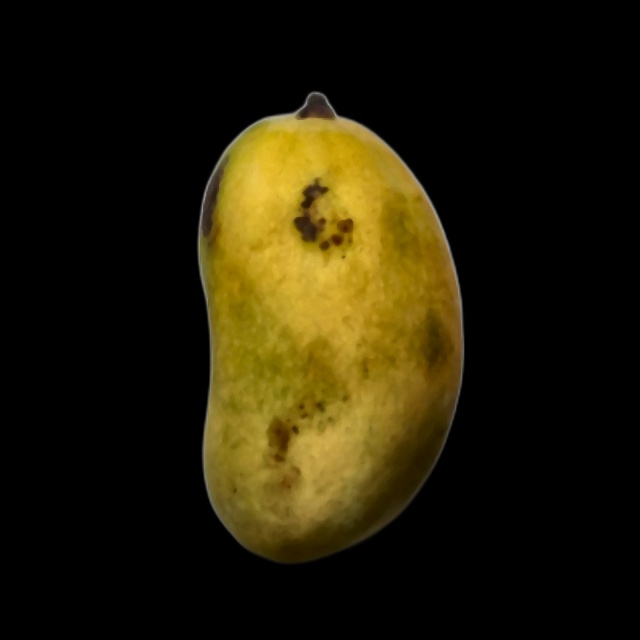
#> input picture cleaned_data/fully_ripe/IMG20200717083440.jpg, 640 x 640 px; its folder holds only this picture in this run
$ jupyter execute --allow-errors texture_analysis_kb.ipynb   (older library calls are emulated)
#> lines starting #> are read from the running program, lines starting #| are printed output that depends on the picture; after the words box and inside, x2 and y2 are one past the last pixel; in counts of white or black regions, pixels touching at a corner belong together
#> further down, sample_img is the input picture: shape (640, 640, 3); mean B, G, R 6.6, 28.5, 35
# 🧱 Texture & Surface Feature Analysis for Mango Ripeness Assessment
### Course: BMDS2133 Image Processing | Assignment Mode A: Comparative & Enhancement Study
**Developer:** Wong Kai Bin (kb)
**Module:** Texture & Surface Analysis (Mode A Comparative & Enhancement Framework)
**Academic Requirement:** Implementation and benchmarking of 4 distinct classical image processing texture feature extraction algorithms, directional spatial sensitivity analysis, and an Enhanced Multi-Descriptor Hybrid Texture Pipeline.

---

### Overview of Mode A Framework:
1. **Multi-Algorithm Implementation (4 Baselines):**
   * **Baseline 1:** First-Order Statistical Intensity Moments (Histogram-based Texture)
   * **Baseline 2:** Spatial Texture Gradient & Surface Roughness Filtering (Sobel Spatial Frequency)
   * **Baseline 3:** Directional Gray Level Co-occurrence Matrix (GLCM Haralick Descriptors across 4 angles)
   * **Baseline 4:** Local Binary Patterns (Uniform Invariant LBP Micro-Structure)
2. **Directional & Spatial Sensitivity Study:** Quantitative ablation comparing individual GLCM orientations ($0^\circ, 45^\circ, 90^\circ, 135^\circ$) versus rotation-invariant averaging.
3. **Proposed Enhanced Hybrid Pipeline:** Multi-Descriptor Texture Fusion combining 2nd-order spatial co-occurrence (GLCM), invariant micro-topology (LBP), and spatial roughness gradients.
4. **Mode A Table 2.1 Comparative Benchmark:** Quantitative evaluation across all 4 baselines and the enhanced hybrid method.
5. **Prototype Integration & Serialization:** Exporting production-ready models and feature matrices to `output/texture_based/`.

## 1. [Configuration] Environment Setup & Parameters

[cell 1]
import os
import glob
import time
import warnings
warnings.filterwarnings('ignore')
from pathlib import Path

import cv2
import numpy as np
import pandas as pd
import matplotlib.pyplot as plt
import seaborn as sns
import joblib
from scipy import stats
from tqdm import tqdm

from skimage.feature import graycomatrix, graycoprops, local_binary_pattern
from sklearn.preprocessing import StandardScaler
from sklearn.neighbors import KNeighborsClassifier
from sklearn.metrics import accuracy_score, classification_report, confusion_matrix, f1_score

# Set plotting style
sns.set_theme(style='whitegrid')
plt.rcParams['font.family'] = 'DejaVu Sans'
plt.rcParams['font.size'] = 10

# Locate project directory robustly
NOTEBOOK_DIR = Path(os.getcwd())
if NOTEBOOK_DIR.name == 'notebooks':
    ROOT = NOTEBOOK_DIR.parent
else:
    ROOT = NOTEBOOK_DIR

DATASET_ROOT = ROOT / 'cleaned_data'
OUTPUT_DIR = ROOT / 'output' / 'texture_based'
OUTPUT_DIR.mkdir(parents=True, exist_ok=True)

# Ripeness classes & Label mapping
CLASSES = ['unripe', 'fully_ripe', 'overripe']
LABEL_MAP = {cls_name: i for i, cls_name in enumerate(CLASSES)}

# GLCM & LBP Hyperparameters
GLCM_DISTANCES = [1]
GLCM_ANGLES = [0, np.pi/4, np.pi/2, 3*np.pi/4]
ANGLE_NAMES = ['0_deg', '45_deg', '90_deg', '135_deg']
LBP_P = 8
LBP_R = 1
LBP_METHOD = 'uniform'

print(f"[Configuration] Dataset root : {DATASET_ROOT}")
print(f"[Configuration] Output dir   : {OUTPUT_DIR}")
print(f"[Configuration] Classes      : {CLASSES}")

## 2. [Dataset Inspection] Verification of Class Distributions
Verifying image counts across the standardized `cleaned_data` directory structure (Train & Test splits).

[cell 2]
dataset_summary = []
for split in ['train', 'test']:
    for cls in CLASSES:
        folder = DATASET_ROOT / split / cls
        paths = list(folder.glob('*.*'))
        dataset_summary.append({
            'Split': split,
            'Ripeness Stage': cls,
            'Image Count': len(paths)
        })

df_summary = pd.DataFrame(dataset_summary)
print("[Dataset Inspection] Summary Distribution Table:")
display(df_summary)

total_train = df_summary[df_summary['Split'] == 'train']['Image Count'].sum()
total_test = df_summary[df_summary['Split'] == 'test']['Image Count'].sum()
print(f"Total Samples: {total_train + total_test} (Train: {total_train}, Test: {total_test})")

## 3. [Preprocessing] Fruit Mask Segmentation & ROI Isolation
Segmenting the foreground mango from pure black background pixels to prevent background zeros from distorting texture matrices.

[cell 3]
def get_fruit_mask(img_bgr, thresh=20):
    """Extract and clean foreground mango mask from black background."""
#> called with thresh = 20
    gray = cv2.cvtColor(img_bgr, cv2.COLOR_BGR2GRAY)
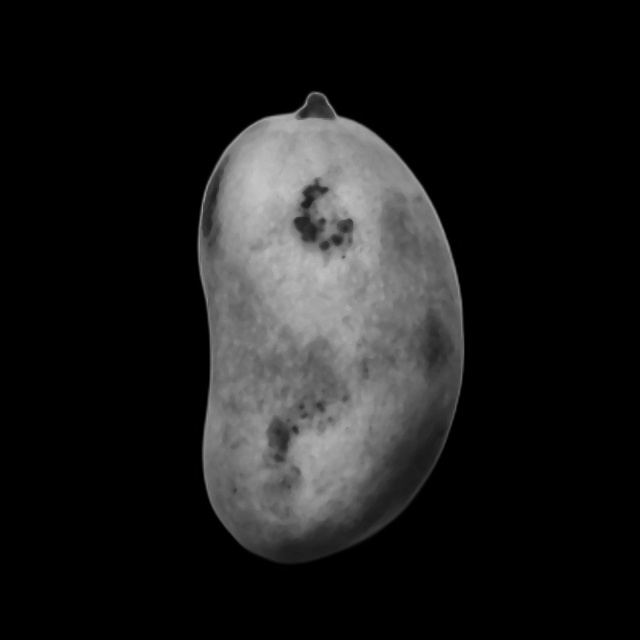
#> gray: shape (640, 640); min 0, max 197, mean 27.9
    mask = (gray > thresh).astype(np.uint8) * 255
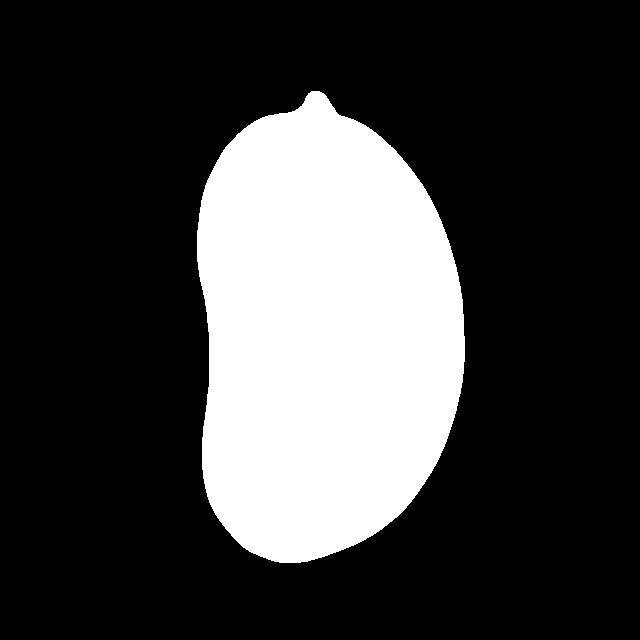
#> mask: shape (640, 640); 24.1% white; 1 white region, box (x1, y1, x2, y2) and area: (197, 91, 465, 563) 98695
    se = cv2.getStructuringElement(cv2.MORPH_ELLIPSE, (5, 5))
    mask = cv2.morphologyEx(mask, cv2.MORPH_OPEN, se)
#> mask: shape (640, 640); 24.1% white; 1 white region, box (x1, y1, x2, y2) and area: (197, 91, 465, 563) 98694
    mask = cv2.morphologyEx(mask, cv2.MORPH_CLOSE, se)
    return mask

# Verify masking on a sample image
sample_img = cv2.imread(str(sorted((DATASET_ROOT / 'test' / 'fully_ripe').glob('*.jpg'))[0]))
sample_mask = get_fruit_mask(sample_img)
sample_gray = cv2.cvtColor(sample_img, cv2.COLOR_BGR2GRAY)
sample_fruit_px = sample_gray[sample_mask > 0]

print(f"[Preprocessing] Sample dimensions: {sample_img.shape}")
#| [Preprocessing] Sample dimensions: (640, 640, 3)
print(f"[Preprocessing] Foreground fruit pixels: {len(sample_fruit_px):,} / {sample_img.shape[0]*sample_img.shape[1]:,}")
#| [Preprocessing] Foreground fruit pixels: 98,695 / 409,600

## 4. [Methodology] Formulation of 4 Distinct Baseline Image Processing Algorithms

Four classical image processing paradigms are formulated for surface texture characterization:

---

### Algorithm 1 (Baseline 1): First-Order Statistical Intensity Moments (Histogram-based)
Treats surface texture as global intensity probability density $P(g)$:
* **Mean ($\mu$):** Average brightness $\sum g P(g)$
* **Variance ($\sigma^2$):** Intensity spread $\sum (g - \mu)^2 P(g)$
* **Skewness ($S$):** Asymmetry of surface tone $\frac{1}{\sigma^3} \sum (g - \mu)^3 P(g)$
* **Kurtosis ($K$):** Peakedness / tail heaviness $\frac{1}{\sigma^4} \sum (g - \mu)^4 P(g)$
* **Entropy ($H$):** Information content $-\sum P(g) \log_2 P(g)$

---

### Algorithm 2 (Baseline 2): Spatial Texture Gradient & Surface Roughness (Sobel)
Quantifies tactile micro-roughness via spatial frequency convolution:
* **Gradient Magnitude:** $G(x,y) = \sqrt{G_x^2 + G_y^2}$
* **Surface Roughness Index:** Mean magnitude across fruit pixels $\mu_G$
* **Gradient Variance:** Spatial variance of gradient transitions $\sigma_G^2$
* **High-Gradient Area Ratio:** Percentage of exocarp exhibiting high spatial frequency ($G > 25$)
* **Laplacian Sharpness:** Variance of Laplacian $\nabla^2 I$

---

### Algorithm 3 (Baseline 3): Directional Gray Level Co-occurrence Matrix (GLCM Haralick)
Computes 2nd-order joint spatial distribution $P(i,j | d=1, \theta)$:
* **Contrast:** $\sum |i-j|^2 P(i,j)$ (local roughness)
* **Correlation:** Linear gray-level dependence
* **Energy / ASM:** $\sum P(i,j)^2$ (uniformity/smoothness)
* **Homogeneity / IDM:** $\sum \frac{P(i,j)}{1+|i-j|}$

---

### Algorithm 4 (Baseline 4): Local Binary Patterns (Uniform Invariant LBP)
Circularly symmetric micro-structure operator ($P=8, R=1$, uniform):
* **LBP Mean:** Average micro-pattern code
* **LBP Variance:** Micro-topological roughness
* **LBP Pattern Entropy:** Shannon entropy of uniform pattern histogram

[cell 4]
# Algorithm 1: First-Order Histogram Moments
def run_alg1_first_order(gray, mask):
    """Extract 5 first-order statistical moments from fruit intensity histogram."""
    px = gray[mask > 0].astype(np.float64)
    if len(px) == 0:
        return {'fo_mean': 0.0, 'fo_var': 0.0, 'fo_skew': 0.0, 'fo_kurt': 0.0, 'fo_entropy': 0.0}

    counts, _ = np.histogram(px, bins=256, range=(0, 256), density=True)
    counts = counts[counts > 0]
    ent = -float(np.sum(counts * np.log2(counts)))

    return {
        'fo_mean': float(np.mean(px)),
        'fo_var': float(np.var(px)),
        'fo_skew': float(stats.skew(px)),
        'fo_kurt': float(stats.kurtosis(px)),
        'fo_entropy': ent
    }

# Algorithm 2: Sobel
def run_alg2_spatial_gradient(gray, mask):
    """Extract 4 spatial gradient and micro-roughness metrics."""
    denoised = cv2.medianBlur(gray, 3)
    sobel_x = cv2.Sobel(denoised, cv2.CV_64F, 1, 0, ksize=3)
    sobel_y = cv2.Sobel(denoised, cv2.CV_64F, 0, 1, ksize=3)
    sobel = np.sqrt(sobel_x**2 + sobel_y**2)

    laplacian = cv2.Laplacian(denoised, cv2.CV_64F)

    fruit_grad = sobel[mask > 0]
    fruit_lap = laplacian[mask > 0]

    if len(fruit_grad) == 0:
        return {'grad_mean_roughness': 0.0, 'grad_variance': 0.0, 'grad_high_ratio': 0.0, 'laplacian_var': 0.0}, sobel

    high_grad_count = np.sum(fruit_grad > 25.0)
    high_grad_ratio = float(high_grad_count / len(fruit_grad) * 100.0)

    metrics = {
        'grad_mean_roughness': float(np.mean(fruit_grad)),
        'grad_variance': float(np.var(fruit_grad)),
        'grad_high_ratio': high_grad_ratio,
        'laplacian_var': float(np.var(fruit_lap))
    }
    return metrics, sobel

# Algorithm 3: Directional Gray Level Co-occurrence Matrix (GLCM)
def run_alg3_directional_glcm(gray, mask, angles=GLCM_ANGLES):
    """Extract 4 GLCM features (Contrast, Correlation, Energy, Homogeneity)."""
    masked_gray = cv2.bitwise_and(gray, gray, mask=mask)
    glcm = graycomatrix(masked_gray, distances=GLCM_DISTANCES,
                        angles=angles, levels=256,
                        symmetric=True, normed=False)
    # Zero-out background pairs at level 0
    glcm[0, :, :, :] = 0
    glcm[:, 0, :, :] = 0
    total = glcm.sum()
    if total > 0:
        glcm = glcm.astype(np.float64) / total

    return {
        'glcm_contrast': float(np.mean(graycoprops(glcm, 'contrast'))),
        'glcm_correlation': float(np.mean(graycoprops(glcm, 'correlation'))),
        'glcm_energy': float(np.mean(graycoprops(glcm, 'energy'))),
        'glcm_homogeneity': float(np.mean(graycoprops(glcm, 'homogeneity')))
    }, glcm

# Algorithm 4: Local Binary Patterns (LBP)
def run_alg4_lbp(gray, mask, P=LBP_P, R=LBP_R):
    """Extract 3 uniform LBP statistics (Mean, Variance, Shannon Entropy)."""
    lbp = local_binary_pattern(gray, P=P, R=R, method=LBP_METHOD)
    fruit_lbp = lbp[mask > 0]

    if len(fruit_lbp) == 0:
        return {'lbp_mean': 0.0, 'lbp_variance': 0.0, 'lbp_entropy': 0.0}, lbp

    n_bins = int(lbp.max() + 1)
    hist, _ = np.histogram(fruit_lbp, bins=n_bins, range=(0, n_bins), density=True)
    hist = hist[hist > 0]
    entropy = -float(np.sum(hist * np.log2(hist)))

    metrics = {
        'lbp_mean': float(np.mean(fruit_lbp)),
        'lbp_variance': float(np.var(fruit_lbp)),
        'lbp_entropy': entropy
    }
    return metrics, lbp

## 5. [Visualization] Visual Comparison Across the 4 Texture Baselines
Visualizing intermediate transformations for representative samples from each ripeness stage (`unripe`, `fully_ripe`, `overripe`) across all 4 baseline techniques.

[cell 5]
fig, axes = plt.subplots(len(CLASSES), 5, figsize=(20, 4.2 * len(CLASSES)))
plt.subplots_adjust(wspace=0.15, hspace=0.28)

#> (the rest of this cell did not finish here and is left out)

## 6. [Ablation Study] GLCM Directional Sensitivity vs. Rotation Invariance
Investigating the directional dependency of GLCM features across orientations ($0^\circ, 45^\circ, 90^\circ, 135^\circ$) versus rotation-invariant averaging.

[cell 6]
directional_results = []

#> (the rest of this cell did not finish here and is left out)

## 7. [Benchmark Evaluation] Quantitative Comparison of Baseline Algorithms (Mode A Table 2.1)
Extracting features across the dataset for all 4 baseline algorithms and measuring accuracy, F1-score, and per-image execution latency under a standardized evaluator classifier.

[cell 7]
baseline_algorithms = {
    'Baseline 1: First-Order Moments (Histogram)': lambda g, m: run_alg1_first_order(g, m),
    'Baseline 2: Spatial Gradient (Sobel Roughness)': lambda g, m: run_alg2_spatial_gradient(g, m)[0],
    'Baseline 3: Directional GLCM (Haralick)': lambda g, m: run_alg3_directional_glcm(g, m)[0],
    'Baseline 4: Local Binary Patterns (LBP)': lambda g, m: run_alg4_lbp(g, m)[0]
}

def extract_dataset_baseline(alg_func, split):
    rows = []
    t0 = time.time()
    for cls in CLASSES:
        folder = DATASET_ROOT / split / cls
        files = sorted(list(folder.glob('*.jpg')) + list(folder.glob('*.png')))
        for p in files:
            img = cv2.imread(str(p))
            if img is None: continue
            mask = get_fruit_mask(img)
            gray = cv2.cvtColor(img, cv2.COLOR_BGR2GRAY)
            feats = alg_func(gray, mask)
            rows.append({'label': LABEL_MAP[cls], 'filename': p.name, **feats})
    lat_ms = ((time.time() - t0) / len(rows)) * 1000.0 if rows else 0.0
    return pd.DataFrame(rows), lat_ms

print("[Process] Running Comparative Feature Extraction on all 4 Baselines...")
benchmark_results = []
baseline_datasets = {}

#> (the rest of this cell did not finish here and is left out)

    baseline_datasets[name] = (df_tr, df_te)

    feature_cols = [c for c in df_tr.columns if c not in ['label', 'filename']]
    scaler = StandardScaler()
    X_tr = scaler.fit_transform(df_tr[feature_cols].values)
    X_te = scaler.transform(df_te[feature_cols].values)
    y_tr = df_tr['label'].values
    y_te = df_te['label'].values

    clf = KNeighborsClassifier(n_neighbors=5)
    clf.fit(X_tr, y_tr)

    y_pred_tr = clf.predict(X_tr)
    y_pred_te = clf.predict(X_te)

    tr_acc = accuracy_score(y_tr, y_pred_tr) * 100.0
    te_acc = accuracy_score(y_te, y_pred_te) * 100.0
    f1 = f1_score(y_te, y_pred_te, average='macro') * 100.0

    benchmark_results.append({
        'Algorithm / Method': name,
        'Train Accuracy (%)': round(tr_acc, 2),
        'Test Accuracy (%)': round(te_acc, 2),
        'Macro F1-Score (%)': round(f1, 2),
        'Latency (ms/img)': round(lat_te, 2)
    })

df_bench = pd.DataFrame(benchmark_results)
print("[Displaying] Mode A Table 2.1: Baseline Comparison Benchmark:")
display(df_bench)

# Bar chart visualization
fig, axes = plt.subplots(1, 2, figsize=(16, 5))
sns.barplot(data=df_bench, x='Algorithm / Method', y='Test Accuracy (%)', hue='Algorithm / Method', ax=axes[0], palette='Blues_r', legend=False)
axes[0].set_title("Test Accuracy Across Texture Baselines", fontsize=12, fontweight='bold')
axes[0].set_xticklabels(axes[0].get_xticklabels(), rotation=20, ha='right')
axes[0].set_ylim(0, 105)
axes[0].axhline(85, color='red', linestyle='--', label='Target Accuracy (85%)')
axes[0].legend()

sns.barplot(data=df_bench, x='Algorithm / Method', y='Latency (ms/img)', hue='Algorithm / Method', ax=axes[1], palette='Greens_r', legend=False)
axes[1].set_title("Per-Image Processing Latency (ms)", fontsize=12, fontweight='bold')
axes[1].set_xticklabels(axes[1].get_xticklabels(), rotation=20, ha='right')
axes[1].axhline(200, color='red', linestyle='--', label='Max Target Latency (200 ms)')
axes[1].legend()

plt.suptitle("Figure 7.1: Quantitative Comparison of 4 Baseline Texture Algorithms", y=1.02, fontsize=14, fontweight='bold')
plt.tight_layout()
plt.show()

## 8. [Enhancement & Hybrid Pipeline] Development of Enhanced Multi-Descriptor Method

### Algorithmic Innovations & Hybrid Formulation:
Based on our comparative evaluation:
1. **GLCM (Baseline 3)** provides essential 2nd-order spatial joint statistics across distances.
2. **LBP (Baseline 4)** provides illumination-invariant micro-topological surface patterns.
3. **Sobel Gradient (Baseline 2)** contributes exocarp tactile roughness.

We formulate the **Enhanced Multi-Descriptor Texture Fusion Pipeline**:
$$\mathbf{F}_{\text{enhanced}} = \left[ \text{Contrast}_{\text{GLCM}}, \text{Correlation}_{\text{GLCM}}, \text{Energy}_{\text{GLCM}}, \text{Homogeneity}_{\text{GLCM}}, \mu_{\text{LBP}}, \sigma^2_{\text{LBP}}, H_{\text{LBP}}, \mu_{\text{Sobel}} \right]^T$$

[cell 8]
def run_enhanced_texture_pipeline(img_bgr):
    """Enhanced Multi-Descriptor Texture Fusion Pipeline."""
    mask = get_fruit_mask(img_bgr)
    gray = cv2.cvtColor(img_bgr, cv2.COLOR_BGR2GRAY)

    glcm_m, _ = run_alg3_directional_glcm(gray, mask)
    lbp_m, lbp_map = run_alg4_lbp(gray, mask)
    grad_m, sobel_map = run_alg2_spatial_gradient(gray, mask)

    fused_feats = {
        'glcm_contrast': glcm_m['glcm_contrast'],
        'glcm_correlation': glcm_m['glcm_correlation'],
        'glcm_energy': glcm_m['glcm_energy'],
        'glcm_homogeneity': glcm_m['glcm_homogeneity'],
        'lbp_mean': lbp_m['lbp_mean'],
        'lbp_variance': lbp_m['lbp_variance'],
        'lbp_entropy': lbp_m['lbp_entropy'],
        'surface_roughness': grad_m['grad_mean_roughness']
    }
    return fused_feats, mask, gray, lbp_map, sobel_map

# Extract Enhanced Features across Dataset
print("[Process] Extracting Enhanced Multi-Descriptor Features...")
def extract_enhanced_dataset(split):
    rows = []
    t0 = time.time()
    for cls in CLASSES:
        folder = DATASET_ROOT / split / cls
        files = sorted(list(folder.glob('*.jpg')) + list(folder.glob('*.png')))
        for p in tqdm(files, desc=f"Extracting [{split} - {cls}]"):
            img = cv2.imread(str(p))
            if img is None: continue
            feats, _, _, _, _ = run_enhanced_texture_pipeline(img)
            rows.append({'filename': p.name, 'class': cls, 'train_or_test': split, **feats})
    lat = ((time.time() - t0) / len(rows)) * 1000.0 if rows else 0.0
    return pd.DataFrame(rows), lat

df_train_enh, lat_tr_enh = extract_enhanced_dataset('train')
#> df_train_enh = table of 2 rows and 11 columns; lat_tr_enh = 211.1
df_test_enh, lat_te_enh = extract_enhanced_dataset('test')
#> df_test_enh = table of 2 rows and 11 columns; lat_te_enh = 94.4

FEATURE_COLS = [
    'glcm_contrast', 'glcm_correlation', 'glcm_energy', 'glcm_homogeneity',
    'lbp_mean', 'lbp_variance', 'lbp_entropy', 'surface_roughness'
]

# Train Final Enhanced Classifier
scaler_enh = StandardScaler()
X_tr_enh = scaler_enh.fit_transform(df_train_enh[FEATURE_COLS].values)
X_te_enh = scaler_enh.transform(df_test_enh[FEATURE_COLS].values)
y_tr_enh = df_train_enh['class'].map(LABEL_MAP).values
#> y_tr_enh = [1, 2]
y_te_enh = df_test_enh['class'].map(LABEL_MAP).values
#> y_te_enh = [1, 2]

final_model = KNeighborsClassifier(n_neighbors=5)
final_model.fit(X_tr_enh, y_tr_enh)

#> (the rest of this cell did not finish here and is left out)

## 9. [Feature Distribution Analysis] Class Separation Statistics & Boxplots
Analyzing descriptive statistics (Mean $\pm$ Std) and feature separability across ripeness stages for all 8 enhanced texture descriptors.

[cell 9]
stats_table = df_train_enh.groupby('class')[FEATURE_COLS].agg(['mean', 'std']).round(3)
#> stats_table = table of 2 rows and 16 columns
print("[Feature Analysis] Descriptive Statistics (Training Set):")
display(stats_table)

# 8-Panel Feature Boxplots
fig, axes = plt.subplots(2, 4, figsize=(18, 8))
axes = axes.ravel()
palette = {'unripe': '#10b981', 'fully_ripe': '#f59e0b', 'overripe': '#ef4444'}

for i, col in enumerate(FEATURE_COLS):
    sns.boxplot(data=df_train_enh, x='class', y=col, hue='class', ax=axes[i], palette=palette, showfliers=False, legend=False)
    axes[i].set_title(col, fontsize=11, fontweight='bold')
    axes[i].set_xlabel('')
    axes[i].set_ylabel('Feature Value')

plt.suptitle("Figure 9.1: Distribution of 8 Enhanced Texture Features Across Ripeness Stages", y=1.02, fontsize=14, fontweight='bold')
plt.tight_layout()
plt.show()
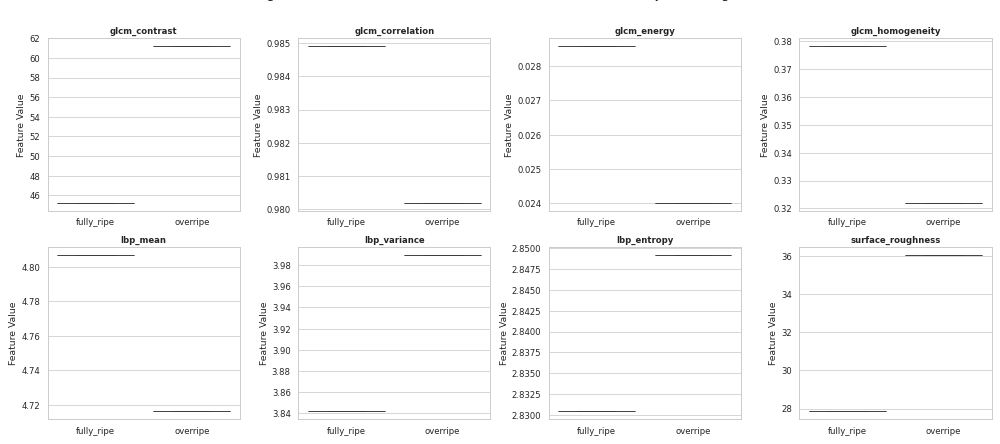
#> figure drawn by matplotlib, 8 panels

# Confusion Matrix Heatmap
fig, ax = plt.subplots(figsize=(6, 5))
#> (the rest of this cell did not finish here and is left out)
